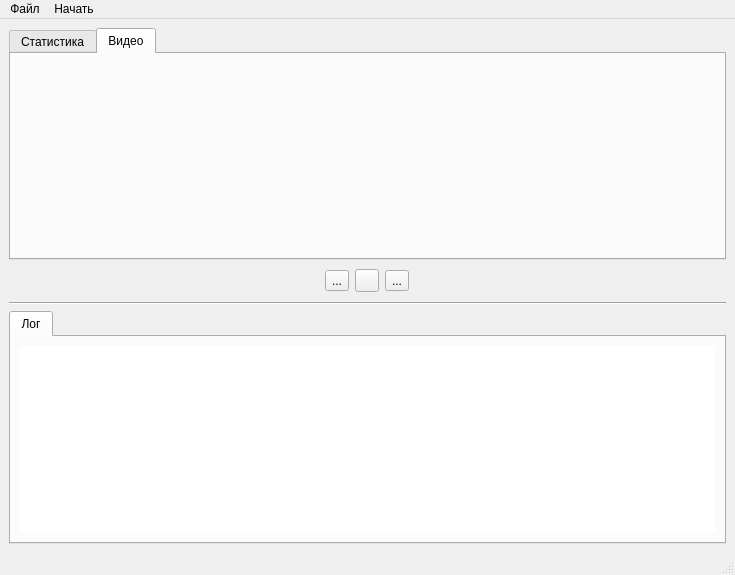
<?xml version="1.0" encoding="UTF-8"?>
<ui version="4.0">
 <class>MainWindow</class>
 <widget class="QMainWindow" name="MainWindow">
  <property name="geometry">
   <rect>
    <x>0</x>
    <y>0</y>
    <width>735</width>
    <height>575</height>
   </rect>
  </property>
  <property name="windowTitle">
   <string>Traffic Viewer</string>
  </property>
  <widget class="QWidget" name="centralwidget">
   <property name="layoutDirection">
    <enum>Qt::LeftToRight</enum>
   </property>
   <layout class="QGridLayout" name="gridLayout">
    <item row="0" column="0">
     <widget class="QTabWidget" name="tabWidget_2">
      <property name="currentIndex">
       <number>1</number>
      </property>
      <widget class="QWidget" name="tab_3">
       <attribute name="title">
        <string>Статистика</string>
       </attribute>
       <layout class="QGridLayout" name="gridLayout_4">
        <item row="0" column="0">
         <widget class="QFrame" name="frame">
          <property name="frameShape">
           <enum>QFrame::StyledPanel</enum>
          </property>
          <property name="frameShadow">
           <enum>QFrame::Raised</enum>
          </property>
          <layout class="QHBoxLayout" name="horizontalLayout_2">
           <item>
            <widget class="MplWidget" name="MplWidget" native="true">
             <property name="sizePolicy">
              <sizepolicy hsizetype="Preferred" vsizetype="Preferred">
               <horstretch>0</horstretch>
               <verstretch>0</verstretch>
              </sizepolicy>
             </property>
            </widget>
           </item>
          </layout>
         </widget>
        </item>
        <item row="0" column="1">
         <widget class="QTreeView" name="treeView">
          <property name="sizePolicy">
           <sizepolicy hsizetype="Fixed" vsizetype="Expanding">
            <horstretch>0</horstretch>
            <verstretch>0</verstretch>
           </sizepolicy>
          </property>
          <property name="animated">
           <bool>false</bool>
          </property>
         </widget>
        </item>
       </layout>
      </widget>
      <widget class="QWidget" name="tab_4">
       <attribute name="title">
        <string>Видео</string>
       </attribute>
       <layout class="QGridLayout" name="gridLayout_3">
        <item row="0" column="0">
         <widget class="QLabel" name="label">
          <property name="layoutDirection">
           <enum>Qt::LeftToRight</enum>
          </property>
          <property name="autoFillBackground">
           <bool>false</bool>
          </property>
          <property name="frameShadow">
           <enum>QFrame::Plain</enum>
          </property>
          <property name="text">
           <string/>
          </property>
          <property name="scaledContents">
           <bool>false</bool>
          </property>
          <property name="alignment">
           <set>Qt::AlignCenter</set>
          </property>
         </widget>
        </item>
       </layout>
      </widget>
     </widget>
    </item>
    <item row="3" column="0">
     <widget class="QTabWidget" name="tabWidget">
      <property name="sizePolicy">
       <sizepolicy hsizetype="Expanding" vsizetype="Minimum">
        <horstretch>0</horstretch>
        <verstretch>0</verstretch>
       </sizepolicy>
      </property>
      <property name="minimumSize">
       <size>
        <width>0</width>
        <height>150</height>
       </size>
      </property>
      <property name="sizeIncrement">
       <size>
        <width>0</width>
        <height>0</height>
       </size>
      </property>
      <property name="baseSize">
       <size>
        <width>0</width>
        <height>0</height>
       </size>
      </property>
      <property name="currentIndex">
       <number>0</number>
      </property>
      <widget class="QWidget" name="tab">
       <property name="sizePolicy">
        <sizepolicy hsizetype="Ignored" vsizetype="Ignored">
         <horstretch>0</horstretch>
         <verstretch>0</verstretch>
        </sizepolicy>
       </property>
       <attribute name="title">
        <string>Лог</string>
       </attribute>
       <layout class="QGridLayout" name="gridLayout_2">
        <item row="0" column="0">
         <widget class="QPlainTextEdit" name="plainTextEdit">
          <property name="cursor" stdset="0">
           <cursorShape>ArrowCursor</cursorShape>
          </property>
          <property name="frameShape">
           <enum>QFrame::NoFrame</enum>
          </property>
          <property name="frameShadow">
           <enum>QFrame::Sunken</enum>
          </property>
          <property name="readOnly">
           <bool>true</bool>
          </property>
          <property name="plainText">
           <string/>
          </property>
         </widget>
        </item>
       </layout>
      </widget>
     </widget>
    </item>
    <item row="2" column="0">
     <widget class="Line" name="line">
      <property name="orientation">
       <enum>Qt::Horizontal</enum>
      </property>
     </widget>
    </item>
    <item row="1" column="0" alignment="Qt::AlignHCenter">
     <widget class="QWidget" name="widget_2" native="true">
      <property name="sizePolicy">
       <sizepolicy hsizetype="Expanding" vsizetype="Minimum">
        <horstretch>0</horstretch>
        <verstretch>0</verstretch>
       </sizepolicy>
      </property>
      <property name="minimumSize">
       <size>
        <width>0</width>
        <height>30</height>
       </size>
      </property>
      <property name="layoutDirection">
       <enum>Qt::LeftToRight</enum>
      </property>
      <layout class="QHBoxLayout" name="horizontalLayout">
       <property name="spacing">
        <number>6</number>
       </property>
       <property name="sizeConstraint">
        <enum>QLayout::SetDefaultConstraint</enum>
       </property>
       <property name="leftMargin">
        <number>0</number>
       </property>
       <property name="topMargin">
        <number>0</number>
       </property>
       <property name="rightMargin">
        <number>0</number>
       </property>
       <property name="bottomMargin">
        <number>0</number>
       </property>
       <item>
        <widget class="QToolButton" name="toolButton_2">
         <property name="text">
          <string>...</string>
         </property>
         <property name="icon">
          <iconset>
           <normaloff>icons8-pause-48.png</normaloff>icons8-pause-48.png</iconset>
         </property>
        </widget>
       </item>
       <item>
        <widget class="QToolButton" name="toolButton">
         <property name="cursor">
          <cursorShape>ArrowCursor</cursorShape>
         </property>
         <property name="text">
          <string/>
         </property>
         <property name="icon">
          <iconset>
           <normaloff>icons8-play-48.png</normaloff>icons8-play-48.png</iconset>
         </property>
        </widget>
       </item>
       <item>
        <widget class="QToolButton" name="toolButton_3">
         <property name="text">
          <string>...</string>
         </property>
         <property name="icon">
          <iconset>
           <normaloff>icons8-stop-48.png</normaloff>icons8-stop-48.png</iconset>
         </property>
        </widget>
       </item>
      </layout>
     </widget>
    </item>
   </layout>
  </widget>
  <widget class="QStatusBar" name="statusbar"/>
  <widget class="QMenuBar" name="menubar">
   <property name="geometry">
    <rect>
     <x>0</x>
     <y>0</y>
     <width>735</width>
     <height>21</height>
    </rect>
   </property>
   <widget class="QMenu" name="menu">
    <property name="title">
     <string>Файл</string>
    </property>
    <addaction name="action"/>
    <addaction name="action_5"/>
    <addaction name="separator"/>
    <addaction name="action_2"/>
   </widget>
   <widget class="QMenu" name="menu_3">
    <property name="title">
     <string>Начать</string>
    </property>
    <addaction name="action_3"/>
   </widget>
   <addaction name="menu"/>
   <addaction name="menu_3"/>
  </widget>
  <action name="action">
   <property name="text">
    <string>Параметры</string>
   </property>
  </action>
  <action name="action_2">
   <property name="text">
    <string>Выход</string>
   </property>
  </action>
  <action name="action_3">
   <property name="text">
    <string>Старт</string>
   </property>
  </action>
  <action name="action_5">
   <property name="text">
    <string>Настройки</string>
   </property>
  </action>
 </widget>
 <customwidgets>
  <customwidget>
   <class>MplWidget</class>
   <extends>QWidget</extends>
   <header>mplwidget.h</header>
   <container>1</container>
  </customwidget>
 </customwidgets>
 <resources/>
 <connections/>
</ui>
